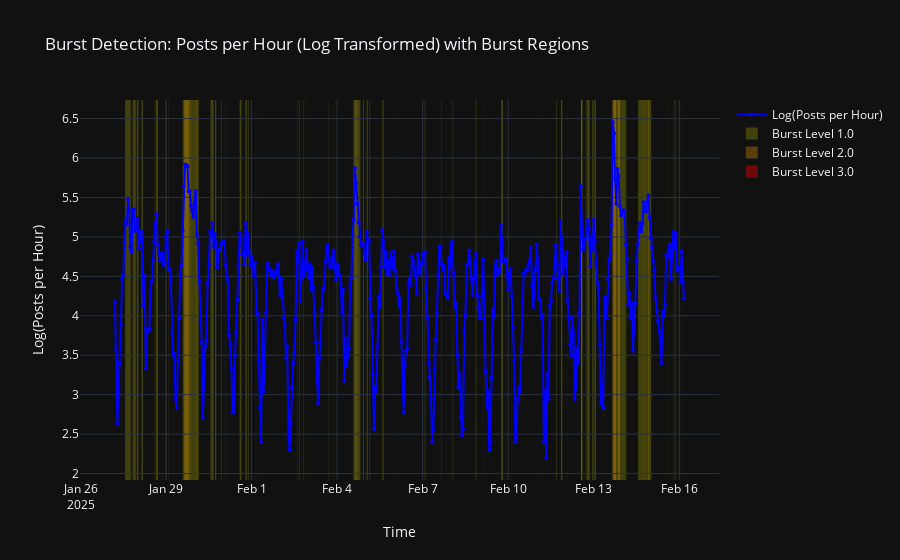

The cell this chart's notebook holds for it:
### Code cell
import plotly.graph_objects as go
import polars as pl
import pandas as pd
import numpy as np

try:
    # --- Data We Need ---
    # We assume 'posts_per_hour_transformed' (a Polars DataFrame) and
    # 'burst_list' (a Python list of dicts) exist in the notebook's memory
    # from the previous cells.

    # We'll use the pandas-converted DataFrame for plotting
    plot_df = posts_per_hour_transformed.to_pandas()

    print("Creating cleaner, interactive burst plot with rectangles...")

    # --- Create the Base Figure ---
    fig = go.Figure()

    # --- 1. Add the Baseline Time Series Plot ---
    # This is the single, continuous line for the log_post_count
    fig.add_trace(
        go.Scatter(
            x=plot_df['post_timestamp'],
            y=plot_df['log_post_count'],
            mode='lines+markers',
            name='Log(Posts per Hour)',
            line=dict(color='blue'),
            marker=dict(size=4)
        )
    )

    # --- 2. Add Burst Rectangles ---

    # Define a color map for burst levels
    # We use 'rgba' to set the color and transparency (alpha)
    color_map = {
        1.0: 'rgba(255, 255, 0, 0.2)',  # Level 1: Transparent Yellow
        2.0: 'rgba(255, 165, 0, 0.3)',  # Level 2: Transparent Orange
        3.0: 'rgba(255, 0, 0, 0.4)'    # Level 3: Transparent Red
    }

    # Keep track of levels we've added to the legend
    legend_added = {1.0: False, 2.0: False, 3.0: False}

    for burst in burst_list:
        level = burst['level']
        start_time = burst['start_time']
        end_time = burst['end_time']

        # Get the color for this level
        # Default to gray if level not found
        fill_color = color_map.get(level, 'rgba(128, 128, 128, 0.2)')

        # Add a legend entry for this level, but only once
        show_legend = not legend_added.get(level, False) # Use .get for safety

        fig.add_vrect(
            x0=start_time,
            x1=end_time,
            fillcolor=fill_color,
            layer="below", # Place the rectangle behind the data line
            line_width=0,
            name=f'Burst Level {level}',
            showlegend=show_legend
        )

        # Mark this level as added to the legend
        if level in legend_added:
             legend_added[level] = True

    # --- 3. Update Layout ---
    fig.update_layout(
        title='Burst Detection: Posts per Hour (Log Transformed) with Burst Regions',
        xaxis_title='Time',
        yaxis_title='Log(Posts per Hour)',
        hovermode="x unified" # Shows a unified tooltip for all data at one x-point
    )

    fig.show()
    print("Plot displayed.")

except NameError as e:
    print(f"Error: Could not find 'posts_per_hour_transformed' or 'burst_list'.")
    print("Please make sure you have run the previous cells successfully.")
    print(f"Details: {e}")
except Exception as e:
    print(f"An error occurred during plotting: {e}")

### Figure 1 — Plotly figure (JSON) as saved in the notebook; plotly's stock layout.template omitted (floating-point values rounded to 4 significant figures; data arrays with more than 128 entries replaced by an {"elided": "..."} marker saying what was removed)
{"data": [{"line": {"color": "blue"}, "marker": {"size": 4}, "mode": "lines+markers", "name": "Log(Posts per Hour)", "x": {"elided": "480 str values"}, "y": {"elided": "480 float values"}, "type": "scatter"}], "layout": {"shapes": [{"fillcolor": "rgba(255, 255, 0, 0.2)", "layer": "below", "line": {"width": 0}, "name": "Burst Level 1.0", "showlegend": true, "type": "rect", "x0": "2025-01-27T13:35:04", "x1": "2025-01-27T18:24:01", "xref": "x", "y0": 0, "y1": 1, "yref": "y domain"}, {"fillcolor": "rgba(255, 255, 0, 0.2)", "layer": "below", "line": {"width": 0}, "name": "Burst Level 1.0", "showlegend": false, "type": "rect", "x0": "2025-01-27T19:49:39", "x1": "2025-01-27T22:38:27", "xref": "x", "y0": 0, "y1": 1, "yref": "y domain"}, {"fillcolor": "rgba(255, 255, 0, 0.2)", "layer": "below", "line": {"width": 0}, "name": "Burst Level 1.0", "showlegend": false, "type": "rect", "x0": "2025-01-27T23:19:20", "x1": "2025-01-28T00:52:22", "xref": "x", "y0": 0, "y1": 1, "yref": "y domain"}, {"fillcolor": "rgba(255, 255, 0, 0.2)", "layer": "below", "line": {"width": 0}, "name": "Burst Level 1.0", "showlegend": false, "type": "rect", "x0": "2025-01-28T03:17:50", "x1": "2025-01-28T04:37:32", "xref": "x", "y0": 0, "y1": 1, "yref": "y domain"}, {"fillcolor": "rgba(255, 255, 0, 0.2)", "layer": "below", "line": {"width": 0}, "name": "Burst Level 1.0", "showlegend": false, "type": "rect", "x0": "2025-01-28T14:14:10", "x1": "2025-01-28T14:29:39", "xref": "x", "y0": 0, "y1": 1, "yref": "y domain"}, {"fillcolor": "rgba(255, 255, 0, 0.2)", "layer": "below", "line": {"width": 0}, "name": "Burst Level 1.0", "showlegend": false, "type": "rect", "x0": "2025-01-28T15:24:52", "x1": "2025-01-28T17:18:39", "xref": "x", "y0": 0, "y1": 1, "yref": "y domain"}, {"fillcolor": "rgba(255, 165, 0, 0.3)", "layer": "below", "line": {"width": 0}, "name": "Burst Level 2.0", "showlegend": true, "type": "rect", "x0": "2025-01-28T15:50:49", "x1": "2025-01-28T15:53:23", "xref": "x", "y0": 0, "y1": 1, "yref": "y domain"}, {"fillcolor": "rgba(255, 255, 0, 0.2)", "layer": "below", "line": {"width": 0}, "name": "Burst Level 1.0", "showlegend": false, "type": "rect", "x0": "2025-01-29T00:12:56", "x1": "2025-01-29T00:28:28", "xref": "x", "y0": 0, "y1": 1, "yref": "y domain"}, {"fillcolor": "rgba(255, 255, 0, 0.2)", "layer": "below", "line": {"width": 0}, "name": "Burst Level 1.0", "showlegend": false, "type": "rect", "x0": "2025-01-29T01:50:21", "x1": "2025-01-29T01:58:04", "xref": "x", "y0": 0, "y1": 1, "yref": "y domain"}, {"fillcolor": "rgba(255, 165, 0, 0.3)", "layer": "below", "line": {"width": 0}, "name": "Burst Level 2.0", "showlegend": false, "type": "rect", "x0": "2025-01-29T01:51:36", "x1": "2025-01-29T01:57:45", "xref": "x", "y0": 0, "y1": 1, "yref": "y domain"}, {"fillcolor": "rgba(255, 255, 0, 0.2)", "layer": "below", "line": {"width": 0}, "name": "Burst Level 1.0", "showlegend": false, "type": "rect", "x0": "2025-01-29T14:00:17", "x1": "2025-01-30T03:34:56", "xref": "x", "y0": 0, "y1": 1, "yref": "y domain"}, {"fillcolor": "rgba(255, 165, 0, 0.3)", "layer": "below", "line": {"width": 0}, "name": "Burst Level 2.0", "showlegend": false, "type": "rect", "x0": "2025-01-29T15:22:16", "x1": "2025-01-29T19:10:44", "xref": "x", "y0": 0, "y1": 1, "yref": "y domain"}, {"fillcolor": "rgba(255, 165, 0, 0.3)", "layer": "below", "line": {"width": 0}, "name": "Burst Level 2.0", "showlegend": false, "type": "rect", "x0": "2025-01-29T19:53:42", "x1": "2025-01-29T20:25:07", "xref": "x", "y0": 0, "y1": 1, "yref": "y domain"}, {"fillcolor": "rgba(255, 165, 0, 0.3)", "layer": "below", "line": {"width": 0}, "name": "Burst Level 2.0", "showlegend": false, "type": "rect", "x0": "2025-01-30T01:15:49", "x1": "2025-01-30T01:34:23", "xref": "x", "y0": 0, "y1": 1, "yref": "y domain"}, {"fillcolor": "rgba(255, 255, 0, 0.2)", "layer": "below", "line": {"width": 0}, "name": "Burst Level 1.0", "showlegend": false, "type": "rect", "x0": "2025-01-30T13:28:14", "x1": "2025-01-30T16:04:26", "xref": "x", "y0": 0, "y1": 1, "yref": "y domain"}, {"fillcolor": "rgba(255, 255, 0, 0.2)", "layer": "below", "line": {"width": 0}, "name": "Burst Level 1.0", "showlegend": false, "type": "rect", "x0": "2025-01-30T17:11:11", "x1": "2025-01-30T18:15:44", "xref": "x", "y0": 0, "y1": 1, "yref": "y domain"}, {"fillcolor": "rgba(255, 255, 0, 0.2)", "layer": "below", "line": {"width": 0}, "name": "Burst Level 1.0", "showlegend": false, "type": "rect", "x0": "2025-01-30T22:12:25", "x1": "2025-01-30T22:46:11", "xref": "x", "y0": 0, "y1": 1, "yref": "y domain"}, {"fillcolor": "rgba(255, 255, 0, 0.2)", "layer": "below", "line": {"width": 0}, "name": "Burst Level 1.0", "showlegend": false, "type": "rect", "x0": "2025-01-31T01:37:20", "x1": "2025-01-31T01:49:44", "xref": "x", "y0": 0, "y1": 1, "yref": "y domain"}, {"fillcolor": "rgba(255, 255, 0, 0.2)", "layer": "below", "line": {"width": 0}, "name": "Burst Level 1.0", "showlegend": false, "type": "rect", "x0": "2025-01-31T13:56:50", "x1": "2025-01-31T15:32:30", "xref": "x", "y0": 0, "y1": 1, "yref": "y domain"}, {"fillcolor": "rgba(255, 255, 0, 0.2)", "layer": "below", "line": {"width": 0}, "name": "Burst Level 1.0", "showlegend": false, "type": "rect", "x0": "2025-01-31T18:47:40", "x1": "2025-01-31T20:03:00", "xref": "x", "y0": 0, "y1": 1, "yref": "y domain"}, {"fillcolor": "rgba(255, 255, 0, 0.2)", "layer": "below", "line": {"width": 0}, "name": "Burst Level 1.0", "showlegend": false, "type": "rect", "x0": "2025-01-31T20:55:03", "x1": "2025-01-31T21:33:32", "xref": "x", "y0": 0, "y1": 1, "yref": "y domain"}, {"fillcolor": "rgba(255, 255, 0, 0.2)", "layer": "below", "line": {"width": 0}, "name": "Burst Level 1.0", "showlegend": false, "type": "rect", "x0": "2025-02-01T03:39:29", "x1": "2025-02-01T03:46:39", "xref": "x", "y0": 0, "y1": 1, "yref": "y domain"}, {"fillcolor": "rgba(255, 255, 0, 0.2)", "layer": "below", "line": {"width": 0}, "name": "Burst Level 1.0", "showlegend": false, "type": "rect", "x0": "2025-02-02T14:21:32", "x1": "2025-02-02T14:37:40", "xref": "x", "y0": 0, "y1": 1, "yref": "y domain"}, {"fillcolor": "rgba(255, 255, 0, 0.2)", "layer": "below", "line": {"width": 0}, "name": "Burst Level 1.0", "showlegend": false, "type": "rect", "x0": "2025-02-02T16:09:16", "x1": "2025-02-02T16:35:31", "xref": "x", "y0": 0, "y1": 1, "yref": "y domain"}, {"fillcolor": "rgba(255, 255, 0, 0.2)", "layer": "below", "line": {"width": 0}, "name": "Burst Level 1.0", "showlegend": false, "type": "rect", "x0": "2025-02-02T19:09:29", "x1": "2025-02-02T19:34:54", "xref": "x", "y0": 0, "y1": 1, "yref": "y domain"}, {"fillcolor": "rgba(255, 255, 0, 0.2)", "layer": "below", "line": {"width": 0}, "name": "Burst Level 1.0", "showlegend": false, "type": "rect", "x0": "2025-02-02T22:05:49", "x1": "2025-02-02T22:13:08", "xref": "x", "y0": 0, "y1": 1, "yref": "y domain"}, {"fillcolor": "rgba(255, 255, 0, 0.2)", "layer": "below", "line": {"width": 0}, "name": "Burst Level 1.0", "showlegend": false, "type": "rect", "x0": "2025-02-03T16:37:04", "x1": "2025-02-03T16:50:58", "xref": "x", "y0": 0, "y1": 1, "yref": "y domain"}, {"fillcolor": "rgba(255, 255, 0, 0.2)", "layer": "below", "line": {"width": 0}, "name": "Burst Level 1.0", "showlegend": false, "type": "rect", "x0": "2025-02-03T21:29:32", "x1": "2025-02-03T21:37:30", "xref": "x", "y0": 0, "y1": 1, "yref": "y domain"}, {"fillcolor": "rgba(255, 255, 0, 0.2)", "layer": "below", "line": {"width": 0}, "name": "Burst Level 1.0", "showlegend": false, "type": "rect", "x0": "2025-02-04T03:18:29", "x1": "2025-02-04T03:21:12", "xref": "x", "y0": 0, "y1": 1, "yref": "y domain"}, {"fillcolor": "rgba(255, 255, 0, 0.2)", "layer": "below", "line": {"width": 0}, "name": "Burst Level 1.0", "showlegend": false, "type": "rect", "x0": "2025-02-04T13:37:19", "x1": "2025-02-04T19:38:47", "xref": "x", "y0": 0, "y1": 1, "yref": "y domain"}, {"fillcolor": "rgba(255, 165, 0, 0.3)", "layer": "below", "line": {"width": 0}, "name": "Burst Level 2.0", "showlegend": false, "type": "rect", "x0": "2025-02-04T14:57:31", "x1": "2025-02-04T15:09:38", "xref": "x", "y0": 0, "y1": 1, "yref": "y domain"}, {"fillcolor": "rgba(255, 165, 0, 0.3)", "layer": "below", "line": {"width": 0}, "name": "Burst Level 2.0", "showlegend": false, "type": "rect", "x0": "2025-02-04T15:32:40", "x1": "2025-02-04T16:12:57", "xref": "x", "y0": 0, "y1": 1, "yref": "y domain"}, {"fillcolor": "rgba(255, 165, 0, 0.3)", "layer": "below", "line": {"width": 0}, "name": "Burst Level 2.0", "showlegend": false, "type": "rect", "x0": "2025-02-04T16:46:18", "x1": "2025-02-04T17:00:16", "xref": "x", "y0": 0, "y1": 1, "yref": "y domain"}, {"fillcolor": "rgba(255, 255, 0, 0.2)", "layer": "below", "line": {"width": 0}, "name": "Burst Level 1.0", "showlegend": false, "type": "rect", "x0": "2025-02-04T21:44:34", "x1": "2025-02-04T22:32:37", "xref": "x", "y0": 0, "y1": 1, "yref": "y domain"}, {"fillcolor": "rgba(255, 255, 0, 0.2)", "layer": "below", "line": {"width": 0}, "name": "Burst Level 1.0", "showlegend": false, "type": "rect", "x0": "2025-02-05T00:52:17", "x1": "2025-02-05T01:49:05", "xref": "x", "y0": 0, "y1": 1, "yref": "y domain"}, {"fillcolor": "rgba(255, 255, 0, 0.2)", "layer": "below", "line": {"width": 0}, "name": "Burst Level 1.0", "showlegend": false, "type": "rect", "x0": "2025-02-05T03:24:51", "x1": "2025-02-05T03:46:43", "xref": "x", "y0": 0, "y1": 1, "yref": "y domain"}, {"fillcolor": "rgba(255, 165, 0, 0.3)", "layer": "below", "line": {"width": 0}, "name": "Burst Level 2.0", "showlegend": false, "type": "rect", "x0": "2025-02-05T03:25:14", "x1": "2025-02-05T03:31:28", "xref": "x", "y0": 0, "y1": 1, "yref": "y domain"}, {"fillcolor": "rgba(255, 255, 0, 0.2)", "layer": "below", "line": {"width": 0}, "name": "Burst Level 1.0", "showlegend": false, "type": "rect", "x0": "2025-02-05T14:02:12", "x1": "2025-02-05T15:08:01", "xref": "x", "y0": 0, "y1": 1, "yref": "y domain"}, {"fillcolor": "rgba(255, 255, 0, 0.2)", "layer": "below", "line": {"width": 0}, "name": "Burst Level 1.0", "showlegend": false, "type": "rect", "x0": "2025-02-06T01:32:57", "x1": "2025-02-06T01:37:04", "xref": "x", "y0": 0, "y1": 1, "yref": "y domain"}, {"fillcolor": "rgba(255, 255, 0, 0.2)", "layer": "below", "line": {"width": 0}, "name": "Burst Level 1.0", "showlegend": false, "type": "rect", "x0": "2025-02-07T01:42:01", "x1": "2025-02-07T02:17:27", "xref": "x", "y0": 0, "y1": 1, "yref": "y domain"}, {"fillcolor": "rgba(255, 255, 0, 0.2)", "layer": "below", "line": {"width": 0}, "name": "Burst Level 1.0", "showlegend": false, "type": "rect", "x0": "2025-02-07T15:24:27", "x1": "2025-02-07T15:44:39", "xref": "x", "y0": 0, "y1": 1, "yref": "y domain"}, {"fillcolor": "rgba(255, 255, 0, 0.2)", "layer": "below", "line": {"width": 0}, "name": "Burst Level 1.0", "showlegend": false, "type": "rect", "x0": "2025-02-08T00:33:13", "x1": "2025-02-08T00:50:24", "xref": "x", "y0": 0, "y1": 1, "yref": "y domain"}, {"fillcolor": "rgba(255, 255, 0, 0.2)", "layer": "below", "line": {"width": 0}, "name": "Burst Level 1.0", "showlegend": false, "type": "rect", "x0": "2025-02-08T01:45:21", "x1": "2025-02-08T01:53:12", "xref": "x", "y0": 0, "y1": 1, "yref": "y domain"}, {"fillcolor": "rgba(255, 165, 0, 0.3)", "layer": "below", "line": {"width": 0}, "name": "Burst Level 2.0", "showlegend": false, "type": "rect", "x0": "2025-02-08T01:45:47", "x1": "2025-02-08T01:49:55", "xref": "x", "y0": 0, "y1": 1, "yref": "y domain"}, {"fillcolor": "rgba(255, 255, 0, 0.2)", "layer": "below", "line": {"width": 0}, "name": "Burst Level 1.0", "showlegend": false, "type": "rect", "x0": "2025-02-08T20:39:57", "x1": "2025-02-08T21:18:47", "xref": "x", "y0": 0, "y1": 1, "yref": "y domain"}, {"fillcolor": "rgba(255, 255, 0, 0.2)", "layer": "below", "line": {"width": 0}, "name": "Burst Level 1.0", "showlegend": false, "type": "rect", "x0": "2025-02-09T03:03:54", "x1": "2025-02-09T03:09:23", "xref": "x", "y0": 0, "y1": 1, "yref": "y domain"}, {"fillcolor": "rgba(255, 165, 0, 0.3)", "layer": "below", "line": {"width": 0}, "name": "Burst Level 2.0", "showlegend": false, "type": "rect", "x0": "2025-02-09T03:03:54", "x1": "2025-02-09T03:07:08", "xref": "x", "y0": 0, "y1": 1, "yref": "y domain"}, {"fillcolor": "rgba(255, 255, 0, 0.2)", "layer": "below", "line": {"width": 0}, "name": "Burst Level 1.0", "showlegend": false, "type": "rect", "x0": "2025-02-09T18:03:05", "x1": "2025-02-09T19:38:20", "xref": "x", "y0": 0, "y1": 1, "yref": "y domain"}, {"fillcolor": "rgba(255, 255, 0, 0.2)", "layer": "below", "line": {"width": 0}, "name": "Burst Level 1.0", "showlegend": false, "type": "rect", "x0": "2025-02-09T21:43:23", "x1": "2025-02-09T21:50:55", "xref": "x", "y0": 0, "y1": 1, "yref": "y domain"}, {"fillcolor": "rgba(255, 255, 0, 0.2)", "layer": "below", "line": {"width": 0}, "name": "Burst Level 1.0", "showlegend": false, "type": "rect", "x0": "2025-02-10T02:58:18", "x1": "2025-02-10T03:00:57", "xref": "x", "y0": 0, "y1": 1, "yref": "y domain"}, {"fillcolor": "rgba(255, 255, 0, 0.2)", "layer": "below", "line": {"width": 0}, "name": "Burst Level 1.0", "showlegend": false, "type": "rect", "x0": "2025-02-11T05:23:00", "x1": "2025-02-11T05:27:31", "xref": "x", "y0": 0, "y1": 1, "yref": "y domain"}, {"fillcolor": "rgba(255, 255, 0, 0.2)", "layer": "below", "line": {"width": 0}, "name": "Burst Level 1.0", "showlegend": false, "type": "rect", "x0": "2025-02-11T16:34:41", "x1": "2025-02-11T17:03:33", "xref": "x", "y0": 0, "y1": 1, "yref": "y domain"}, {"fillcolor": "rgba(255, 255, 0, 0.2)", "layer": "below", "line": {"width": 0}, "name": "Burst Level 1.0", "showlegend": false, "type": "rect", "x0": "2025-02-11T20:20:15", "x1": "2025-02-11T21:38:08", "xref": "x", "y0": 0, "y1": 1, "yref": "y domain"}, {"fillcolor": "rgba(255, 255, 0, 0.2)", "layer": "below", "line": {"width": 0}, "name": "Burst Level 1.0", "showlegend": false, "type": "rect", "x0": "2025-02-12T01:41:04", "x1": "2025-02-12T01:47:02", "xref": "x", "y0": 0, "y1": 1, "yref": "y domain"}, {"fillcolor": "rgba(255, 255, 0, 0.2)", "layer": "below", "line": {"width": 0}, "name": "Burst Level 1.0", "showlegend": false, "type": "rect", "x0": "2025-02-12T13:09:03", "x1": "2025-02-12T14:40:21", "xref": "x", "y0": 0, "y1": 1, "yref": "y domain"}, {"fillcolor": "rgba(255, 165, 0, 0.3)", "layer": "below", "line": {"width": 0}, "name": "Burst Level 2.0", "showlegend": false, "type": "rect", "x0": "2025-02-12T13:15:48", "x1": "2025-02-12T13:50:32", "xref": "x", "y0": 0, "y1": 1, "yref": "y domain"}, {"fillcolor": "rgba(255, 255, 0, 0.2)", "layer": "below", "line": {"width": 0}, "name": "Burst Level 1.0", "showlegend": false, "type": "rect", "x0": "2025-02-12T17:12:59", "x1": "2025-02-12T17:43:06", "xref": "x", "y0": 0, "y1": 1, "yref": "y domain"}, {"fillcolor": "rgba(255, 255, 0, 0.2)", "layer": "below", "line": {"width": 0}, "name": "Burst Level 1.0", "showlegend": false, "type": "rect", "x0": "2025-02-12T18:11:00", "x1": "2025-02-12T20:37:49", "xref": "x", "y0": 0, "y1": 1, "yref": "y domain"}, {"fillcolor": "rgba(255, 255, 0, 0.2)", "layer": "below", "line": {"width": 0}, "name": "Burst Level 1.0", "showlegend": false, "type": "rect", "x0": "2025-02-12T22:26:58", "x1": "2025-02-12T23:10:29", "xref": "x", "y0": 0, "y1": 1, "yref": "y domain"}, {"fillcolor": "rgba(255, 255, 0, 0.2)", "layer": "below", "line": {"width": 0}, "name": "Burst Level 1.0", "showlegend": false, "type": "rect", "x0": "2025-02-13T00:28:31", "x1": "2025-02-13T01:54:10", "xref": "x", "y0": 0, "y1": 1, "yref": "y domain"}, {"fillcolor": "rgba(255, 255, 0, 0.2)", "layer": "below", "line": {"width": 0}, "name": "Burst Level 1.0", "showlegend": false, "type": "rect", "x0": "2025-02-13T09:17:02", "x1": "2025-02-13T09:21:15", "xref": "x", "y0": 0, "y1": 1, "yref": "y domain"}, {"fillcolor": "rgba(255, 255, 0, 0.2)", "layer": "below", "line": {"width": 0}, "name": "Burst Level 1.0", "showlegend": false, "type": "rect", "x0": "2025-02-13T10:12:58", "x1": "2025-02-13T10:17:37", "xref": "x", "y0": 0, "y1": 1, "yref": "y domain"}, {"fillcolor": "rgba(255, 255, 0, 0.2)", "layer": "below", "line": {"width": 0}, "name": "Burst Level 1.0", "showlegend": false, "type": "rect", "x0": "2025-02-13T15:29:46", "x1": "2025-02-14T02:58:34", "xref": "x", "y0": 0, "y1": 1, "yref": "y domain"}, {"fillcolor": "rgba(255, 165, 0, 0.3)", "layer": "below", "line": {"width": 0}, "name": "Burst Level 2.0", "showlegend": false, "type": "rect", "x0": "2025-02-13T16:21:15", "x1": "2025-02-13T18:51:47", "xref": "x", "y0": 0, "y1": 1, "yref": "y domain"}, {"fillcolor": "rgba(255, 0, 0, 0.4)", "layer": "below", "line": {"width": 0}, "name": "Burst Level 3.0", "showlegend": true, "type": "rect", "x0": "2025-02-13T16:23:55", "x1": "2025-02-13T17:12:27", "xref": "x", "y0": 0, "y1": 1, "yref": "y domain"}, {"fillcolor": "rgba(255, 165, 0, 0.3)", "layer": "below", "line": {"width": 0}, "name": "Burst Level 2.0", "showlegend": false, "type": "rect", "x0": "2025-02-13T20:04:44", "x1": "2025-02-13T22:00:29", "xref": "x", "y0": 0, "y1": 1, "yref": "y domain"}, {"fillcolor": "rgba(255, 255, 0, 0.2)", "layer": "below", "line": {"width": 0}, "name": "Burst Level 1.0", "showlegend": false, "type": "rect", "x0": "2025-02-14T03:09:02", "x1": "2025-02-14T03:27:22", "xref": "x", "y0": 0, "y1": 1, "yref": "y domain"}, {"fillcolor": "rgba(255, 255, 0, 0.2)", "layer": "below", "line": {"width": 0}, "name": "Burst Level 1.0", "showlegend": false, "type": "rect", "x0": "2025-02-14T13:19:22", "x1": "2025-02-15T00:20:50", "xref": "x", "y0": 0, "y1": 1, "yref": "y domain"}, {"fillcolor": "rgba(255, 165, 0, 0.3)", "layer": "below", "line": {"width": 0}, "name": "Burst Level 2.0", "showlegend": false, "type": "rect", "x0": "2025-02-14T18:04:15", "x1": "2025-02-14T18:09:30", "xref": "x", "y0": 0, "y1": 1, "yref": "y domain"}, {"fillcolor": "rgba(255, 165, 0, 0.3)", "layer": "below", "line": {"width": 0}, "name": "Burst Level 2.0", "showlegend": false, "type": "rect", "x0": "2025-02-14T18:18:00", "x1": "2025-02-14T18:27:18", "xref": "x", "y0": 0, "y1": 1, "yref": "y domain"}, {"fillcolor": "rgba(255, 165, 0, 0.3)", "layer": "below", "line": {"width": 0}, "name": "Burst Level 2.0", "showlegend": false, "type": "rect", "x0": "2025-02-14T21:55:16", "x1": "2025-02-14T22:23:46", "xref": "x", "y0": 0, "y1": 1, "yref": "y domain"}, {"fillcolor": "rgba(255, 255, 0, 0.2)", "layer": "below", "line": {"width": 0}, "name": "Burst Level 1.0", "showlegend": false, "type": "rect", "x0": "2025-02-15T14:50:00", "x1": "2025-02-15T14:57:48", "xref": "x", "y0": 0, "y1": 1, "yref": "y domain"}, {"fillcolor": "rgba(255, 255, 0, 0.2)", "layer": "below", "line": {"width": 0}, "name": "Burst Level 1.0", "showlegend": false, "type": "rect", "x0": "2025-02-15T19:19:43", "x1": "2025-02-15T19:41:59", "xref": "x", "y0": 0, "y1": 1, "yref": "y domain"}, {"fillcolor": "rgba(255, 255, 0, 0.2)", "layer": "below", "line": {"width": 0}, "name": "Burst Level 1.0", "showlegend": false, "type": "rect", "x0": "2025-02-15T20:19:02", "x1": "2025-02-15T20:31:33", "xref": "x", "y0": 0, "y1": 1, "yref": "y domain"}, {"fillcolor": "rgba(255, 255, 0, 0.2)", "layer": "below", "line": {"width": 0}, "name": "Burst Level 1.0", "showlegend": false, "type": "rect", "x0": "2025-02-15T20:58:37", "x1": "2025-02-15T21:19:23", "xref": "x", "y0": 0, "y1": 1, "yref": "y domain"}, {"fillcolor": "rgba(255, 255, 0, 0.2)", "layer": "below", "line": {"width": 0}, "name": "Burst Level 1.0", "showlegend": false, "type": "rect", "x0": "2025-02-16T02:11:36", "x1": "2025-02-16T02:20:29", "xref": "x", "y0": 0, "y1": 1, "yref": "y domain"}], "title": {"text": "Burst Detection: Posts per Hour (Log Transformed) with Burst Regions"}, "xaxis": {"title": {"text": "Time"}}, "yaxis": {"title": {"text": "Log(Posts per Hour)"}}, "hovermode": "x unified"}}
